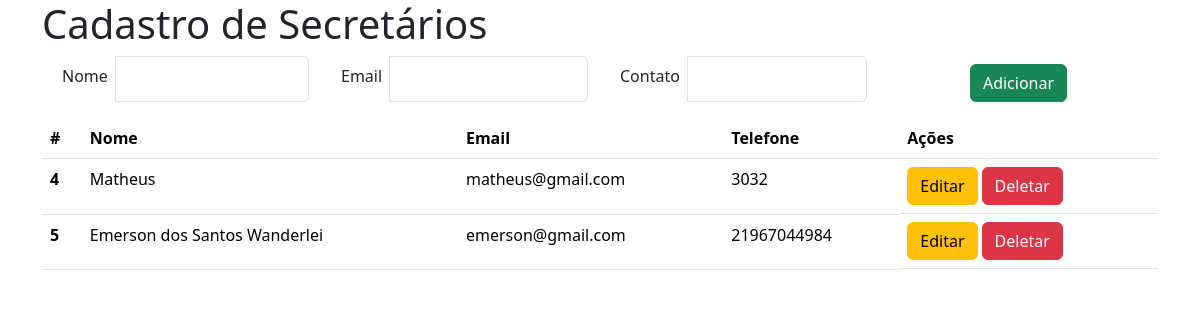
The app's page /, older data.
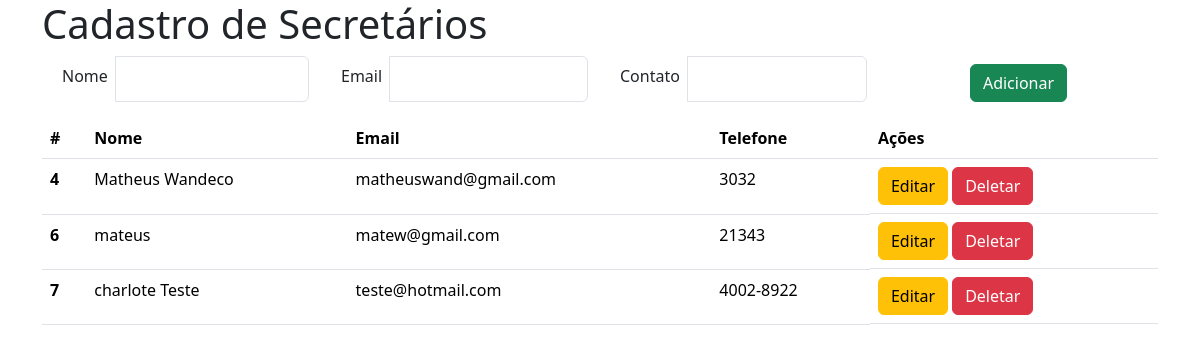
The same page, newer data.
### crud_wandeco/models.py (models this page shows)
class Usuario(database.Model):
    id = database.Column(database.Integer, primary_key=True, nullable=False)
    name = database.Column(database.String(30), nullable=False)
    email = database.Column(database.String(20), nullable=False, unique=True)
    phone = database.Column(database.String(11), nullable=True)

### crud_wandeco/routes.py (the view)
@app.route('/', methods=['GET', 'POST'])
def home():
    usuario = Usuario.query.all()
    formCreateUser = Form_create_user()
    return render_template('home.html', usuario=usuario, formCreateUser=formCreateUser)

### crud_wandeco/forms.py
class Form_create_user(FlaskForm):
    name = StringField('Nome', validators=[DataRequired()])
    email = EmailField('Email', validators=[DataRequired(), Email()])
    phone = StringField('Contato', validators=[DataRequired()])
    button_create = SubmitField('Adicionar')
    button_update = SubmitField('Editar')
    button_delete = SubmitField('Deletar')

### crud_wandeco/templates/home.html (shortened to what this page needs)
<!doctype html>
<html lang="en">
  <head>
    <link href="https://cdn.jsdelivr.net/npm/bootstrap@5.3.3/dist/css/bootstrap.min.css" rel="stylesheet">
  </head>
  <body class="container">
    <h1>Cadastro de Secretários</h1>
        <div> {% include 'form_create.html' %} </div>
        <div>{% include 'table.html' %}</div>
  </body>
</html>

### crud_wandeco/templates/table.html (shortened to what this page needs)
<table class="table me-4">
    <thead>
      <tr>
        <th scope="col">#</th>
        <th scope="col">Nome</th>
        <th scope="col">Email</th>
        <th scope="col">Telefone</th>
        <th scope="col">Ações</th>
      </tr>
    </thead>
    <tbody>
      {% for usuarios in usuario %}
        <tr>
          <th scope="row">{{usuarios.id }}</th>
          <td>{{usuarios.name}}</td>
          <td>{{usuarios.email}}</td>
          <td>{{usuarios.phone}}</td>
          <td class="d-flex">
            <form action="{{ url_for('edit', user_id=usuarios.id) }}" method="GET">
              <fieldset>
                {{ formCreateUser.button_update(class='btn btn-warning') }}
              </fieldset>
            </form>
            <form action="{{ url_for('delete', user_id=usuarios.id) }}" method="POST" class="ms-1">
              <fieldset>
                {{ formCreateUser.button_delete(class='btn btn-danger') }}
              </fieldset>
            </form>
          </td>
        </tr>
      {% endfor %}
    </tbody>
  </table>

Row changes from the older to the newer data that the page shows:
removed Usuario: id "5", name "Emerson dos Santos Wanderlei", email "emerson@gmail.com", phone "21967044984"
changed Usuario id 4: name "Matheus" → "Matheus Wandeco"; email "matheus@gmail.com" → "matheuswand@gmail.com"
added Usuario: id "6", name "mateus", email "matew@gmail.com", phone "21343"
added Usuario: id "7", name "charlote Teste", email "teste@hotmail.com", phone "4002-8922"
